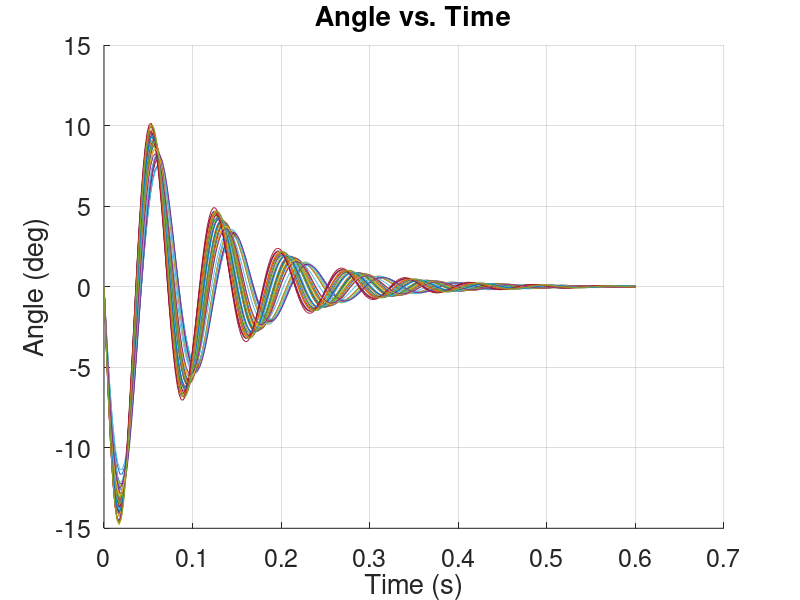
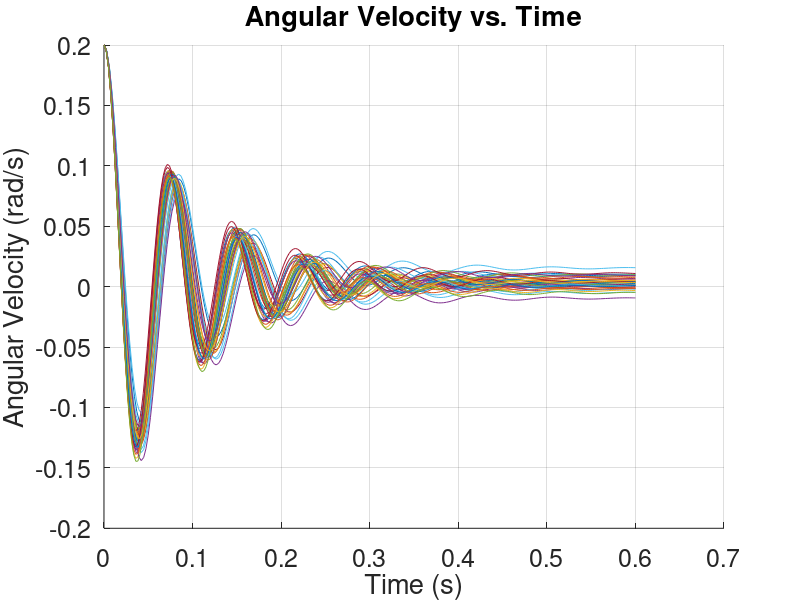

Here is the MATLAB script that generated these plots, in order:
% Define known parameters
m = 0.216;       % Workpiece mass (kg)
h = 0.08;        % Workpiece height (m)
J = m*(3*0.02^2 + h^2)/12 + m*h/4;  % Moment of inertia (kg*m^2)

A =  0.00012999*(180/pi)^2; 
B = -0.00002058*(180/pi); 
D = -0.0008*1000; 
C = 2.9764;

R = 0.185;       % Pendulum arm length (m)
r = 0.1;         % Swing arm length (m)

% Initial conditions
theta_0 = 0;          % Initial angle (rad)
theta_dot_0 = 0.2;    % Initial angular velocity (rad/s)

% Initial state vector
y0 = [theta_dot_0; theta_0]; % Initial angular velocity and angle

% Time span
tspan = [0 0.6]; % Simulation time span (s)

% Number of simulations
numSimulations = 40; % Number of simulations

% Set color sequence
colors = lines(numSimulations);

% Create figure window 1 - Angle vs. Time
figure(1);
hold on; % Hold current figure
title('Angle vs. Time', 'FontSize', 18);
xlabel('Time (s)', 'FontSize', 18);
ylabel('Angle (deg)', 'FontSize', 18);
grid on;
set(gca, 'FontSize', 18); % Set axis font size

% Create figure window 2 - Angular Velocity vs. Time
figure(2);
hold on; % Hold current figure
title('Angular Velocity vs. Time', 'FontSize', 18);
xlabel('Time (s)', 'FontSize', 18);
ylabel('Angular Velocity (rad/s)', 'FontSize', 18);
grid on;
set(gca, 'FontSize', 18); % Set axis font size

% Perform multiple simulations
for i = 1:numSimulations
    % Generate random values for d, delta_t, k1, k2 for each simulation
    d = 0.05 * randn();
    delta_t = 0.01 + 0.01 * rand();  
    k1 = 0.005 + 0.005 * rand(); 
    k2 = 25 + 10 * rand(); 
    v0 = pi * R / (3 + 0.5 * rand());     

    % Calculate force f
    f = m * v0 / delta_t; % Force (N)
    
    % Define differential equation function odefunc
    odefunc = @(t, y) ([ 
        y(2),  % theta_dot (angular velocity)
        (((A * y(1)^2 + B * y(1) + C + D * d) * (-d) + k1 * y(2) + k2 * y(1) + 0.5 * m * 9.81 * h * y(2) - 0.5 * f * h) / (-J))  % theta_ddot with negative sign on the left side accounted for
    ]);

    % Solve differential equations using ode45
    [t, y] = ode45(@(t, y) odefunc(t, y), tspan, y0);
    
    % Plot angle vs. time curve
    figure(1); % Switch to figure window 1
    plot(t, y(:,2), 'Color', colors(i, :));
    
    % Plot angular velocity vs. time curve
    figure(2); % Switch to figure window 2
    plot(t, y(:,1), 'Color', colors(i, :));
end

% Hold off plotting
hold off;
